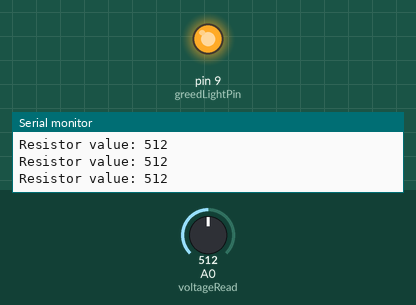
This sketch was run on a simulated Arduino Uno, built with avr-gcc and run on an emulated ATmega328P. On the bench: output pins drawn as LEDs (lit = HIGH), the last lines printed to the serial monitor. The test bench sets the inputs (shaded band); at power-on: A0 (voltageRead) = 512.

Above: at 1.2 s.
1.3 s: A0 (voltageRead) set to 198
2.8 s: A0 (voltageRead) set to 178
At 4.0 s:
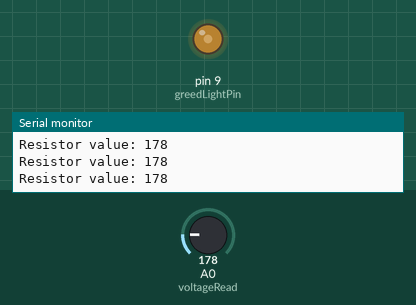
4.3 s: A0 (voltageRead) set to 200
At 5.4 s:
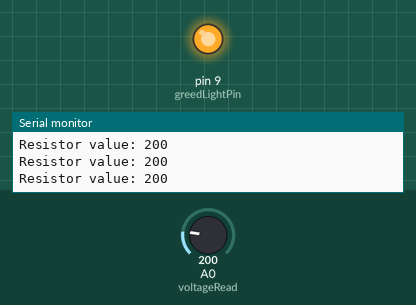
5.8 s: A0 (voltageRead) set to 180
At 6.8 s:
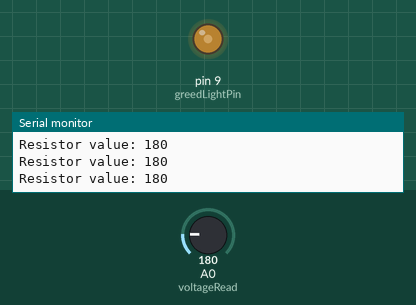
7.3 s: A0 (voltageRead) set to 306
At 8.2 s:
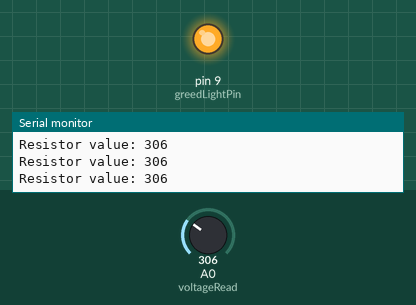
Timing chart, 0 to 9.8 s (numbered marks = the images above; inputs shaded):
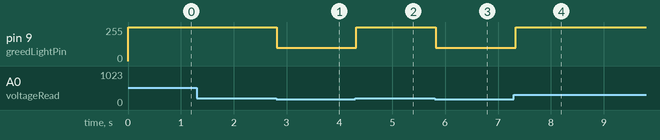

Measured:
- the behaviour switches between 191 and 190 on A0 (voltageRead) (found by bisection; images 0 and 1)
- after the input at 2.8 s, pin 9 (greedLightPin): 255/255 → 100/255 at once
- after the input at 4.3 s, pin 9 (greedLightPin): 100/255 → 255/255 at once
- after the input at 5.8 s, pin 9 (greedLightPin): 255/255 → 100/255 at once
- after the input at 7.3 s, pin 9 (greedLightPin): 100/255 → 255/255 at once

The sketch:

app.ino
```cpp
int voltageRead = A0;
int resistorVoltValue;
int greedLightPin = 9;

void setup()
{
  pinMode(voltageRead, INPUT);
  pinMode(greedLightPin, OUTPUT);
  Serial.begin(9600);
}

void loop()
{
    resistorVoltValue = analogRead(voltageRead);
    Serial.print("Resistor value: ");
    Serial.println(resistorVoltValue);

    if (resistorVoltValue > 190) {
        analogWrite(greedLightPin, 255);
    } else if (resistorVoltValue > 90 ) {
        analogWrite(greedLightPin, 100);
    } else {
        analogWrite(greedLightPin, 10);
    }

    delay(100);
}
```
